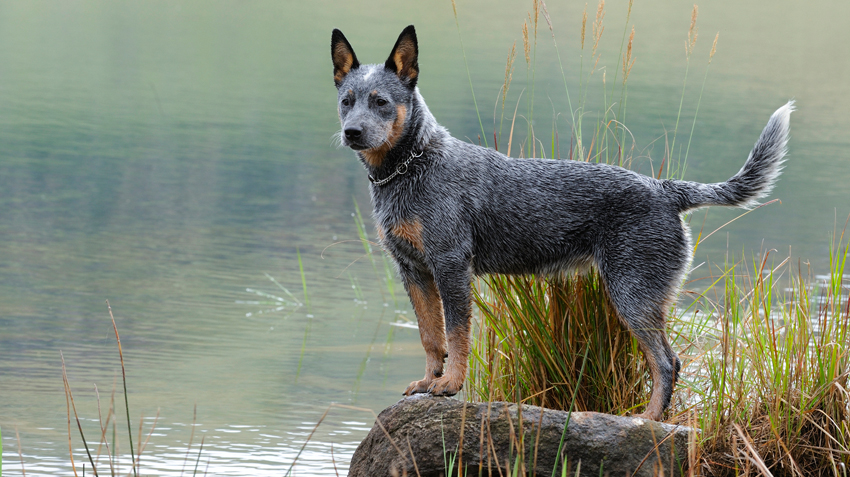
#> input picture Assignment1/images/dog1.jpg, 850 x 477 px, found by its file name
$ jupyter execute Assignment1.ipynb   (older library calls are emulated)
#> lines starting #> are read from the running program, lines starting #| are printed output that depends on the picture
# EE610 Image Processing Assignment 1

[cell 1]
import cv2 as cv
import numpy as np
import matplotlib.pyplot as plt
from skimage import exposure
#reffered youtube tutorials

**Q1) Read a color image of your own in jpg format, display it, and print its shape. Comment on what the
dimensions correspond to**

[cell 2]
img = cv.imread('dog1.jpg')
#> img is the input picture: shape (477, 850, 3); mean B, G, R 122.6, 137.6, 130.6
img = cv.cvtColor(img,cv.COLOR_BGR2RGB) #in opencv image array is stored by refault in BGR color space, referred geekesforgeeks to get code to convert it to RGB space
plt.imshow(img)
img.shape
#> Out = (477, 850, 3)

In the image shape 477 and 850 correspond to 477x850 pixels array and 3 corresponds to RGB intensities

**Q2) Print the pixel intensities of a small section of the main image, check how various ranges are addressed, and
comment on where the origin of the image is**

[cell 3]
#The RGB intensities of the first five rows of the first column are
print(img[0:5,0])
#| [[164 179 160]
#|  [159 178 158]
#|  [161 178 160]
#|  [162 176 161]
#|  [159 178 159]]
print('origin',img[0,0])
#| origin [164 179 160]

Origin of the image is in the top left corner as can be seen in the figure in the last answer

**Q3) Overwrite the values in the small window with 255 and display the new image and comment**

[cell 4]
img[0:100,0:100] = [255,255,255]
plt.imshow(img)
#The part of the image that is overwritten by [255,255,255] which is at the left corner is completly white

**Q4) Overwrite the values in the small window with 256 and display the new image and comment**

[cell 5]
img[0:100,0:100] = [256, 256, 256]
plt.imshow(img)

We can observe the part which is overwritten by [256,256,256] has actually turned black which means that 256 actually corresponds to pixel value of 0

**Q5) Crop a margin of a few pixels from all four sides and store the cropped image in a new image array, and
display the cropped image**

[cell 6]
new_img = img[26:453,26:801]
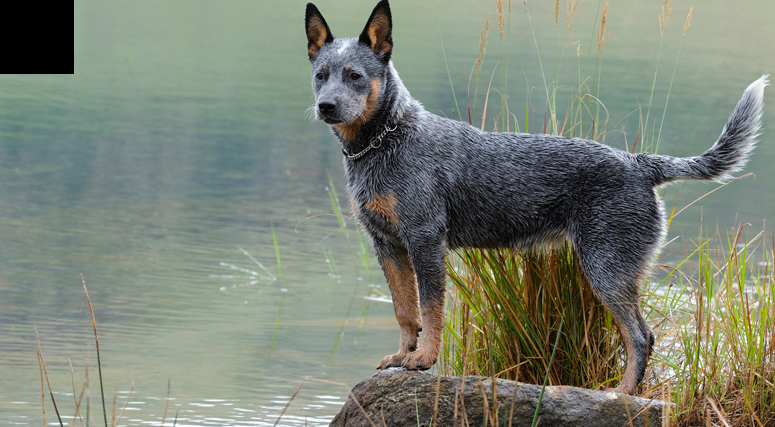
#> new_img: shape (427, 775, 3); mean R, G, B 124.2, 131.5, 117.7
plt.imshow(new_img)

**Q6) Save it as a new image file in png format**

[cell 7]
cv.imwrite('new_dog_img.png',new_img)
#> Out = True

**Q7) Add 50 to all the pixel values of the original image, display the new image and comment on the results**

[cell 8]
img = cv.imread('dog1.jpg')
img = cv.cvtColor(img,cv.COLOR_BGR2RGB)
img += 50
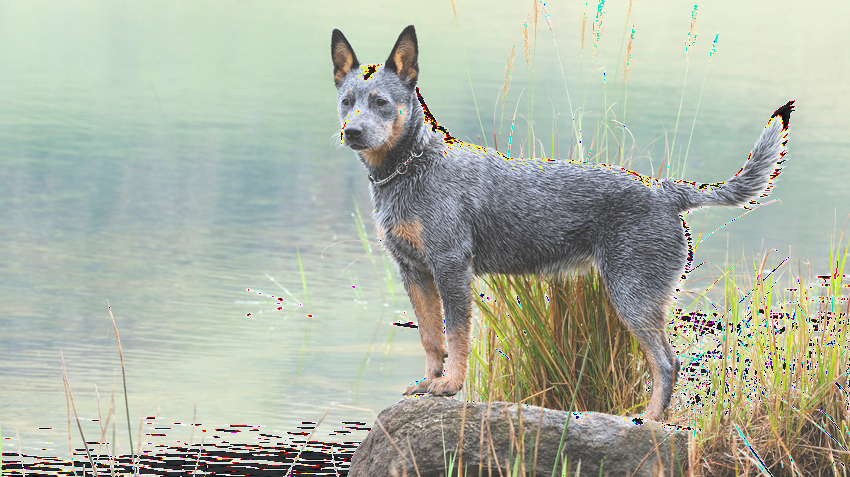
#> img: shape (477, 850, 3); mean R, G, B 174.4, 181, 166
plt.imshow(img)

We can observe in the output image that regions which were earlier white(i.e pixel value near 255) have actually turned
#dark due to the looping effect of adding 50 to each pixel. Further the pixels which had intensities in midrange have become whiter after adding 50

**Q8) Invert the y-axis to create a mirror image and display it**

[cell 9]
inv_img = cv.flip(img,1)
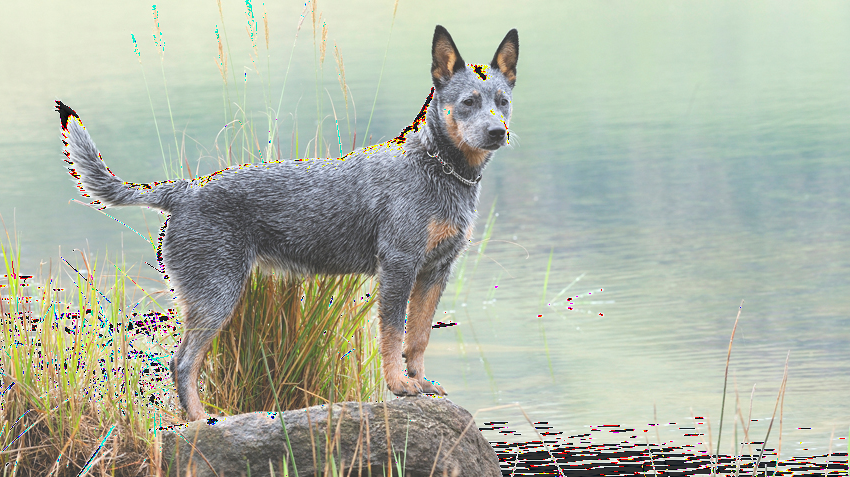
#> inv_img: shape (477, 850, 3); mean R, G, B 174.4, 181, 166
plt.imshow(inv_img)
#I read about cv.flip() from geeksforgeeks

**Q9) Take a night shot of your own, convert it to greyscale, and display its histogram**

[cell 10]
img2 = cv.imread('infinity.jpg',0)
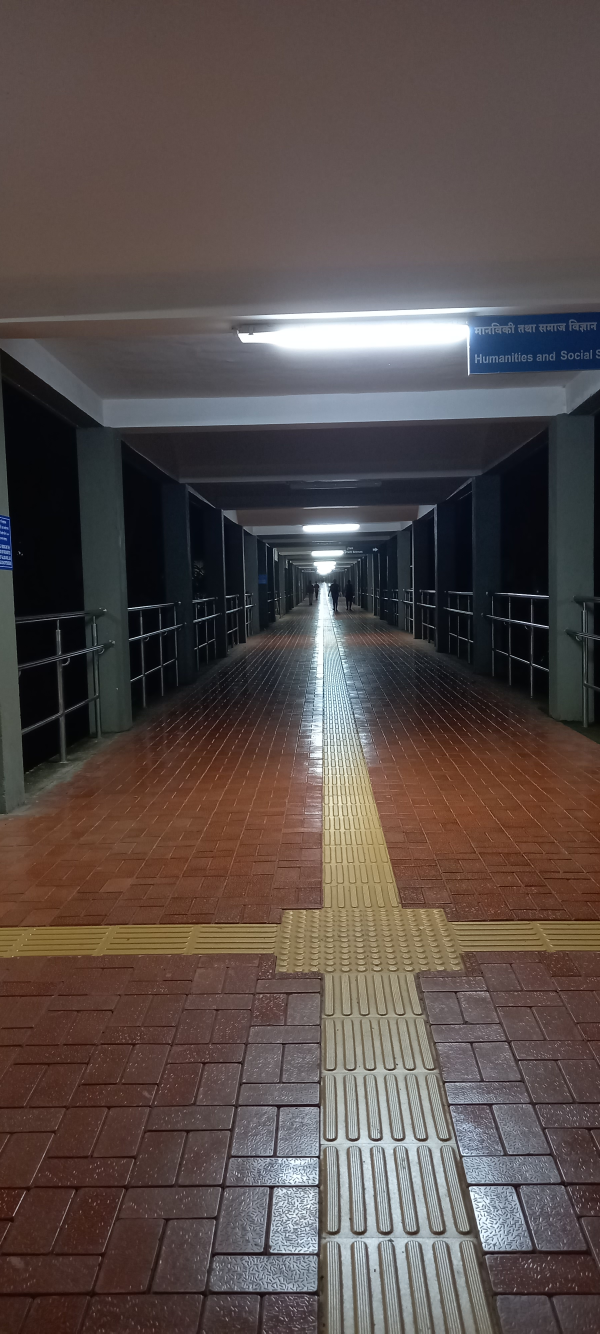
#> input picture Assignment1/images/infinity.jpg, 1800 x 4000 px, found by its file name (shown at 1/3 size)
#> img2: shape (4000, 1800); min 0, max 255, mean 80.1
#read from geeksforgeeks that setting flag 0 in cv.imread() converts images into grayscale form
plt.hist(img2.ravel(),256,[0,256])
plt.show()
#> figure, not shown here; tallest bar 212860 high, from x = 81 to 82
#img2.ravel() converts 2D array into 1D array

[cell 11]
img2

**Q10) Brighten the image by multiplying pixel values with a>1, and find a good value of a**

[cell 12]
a=1.6
bright_img2 = cv.multiply(img2,a)
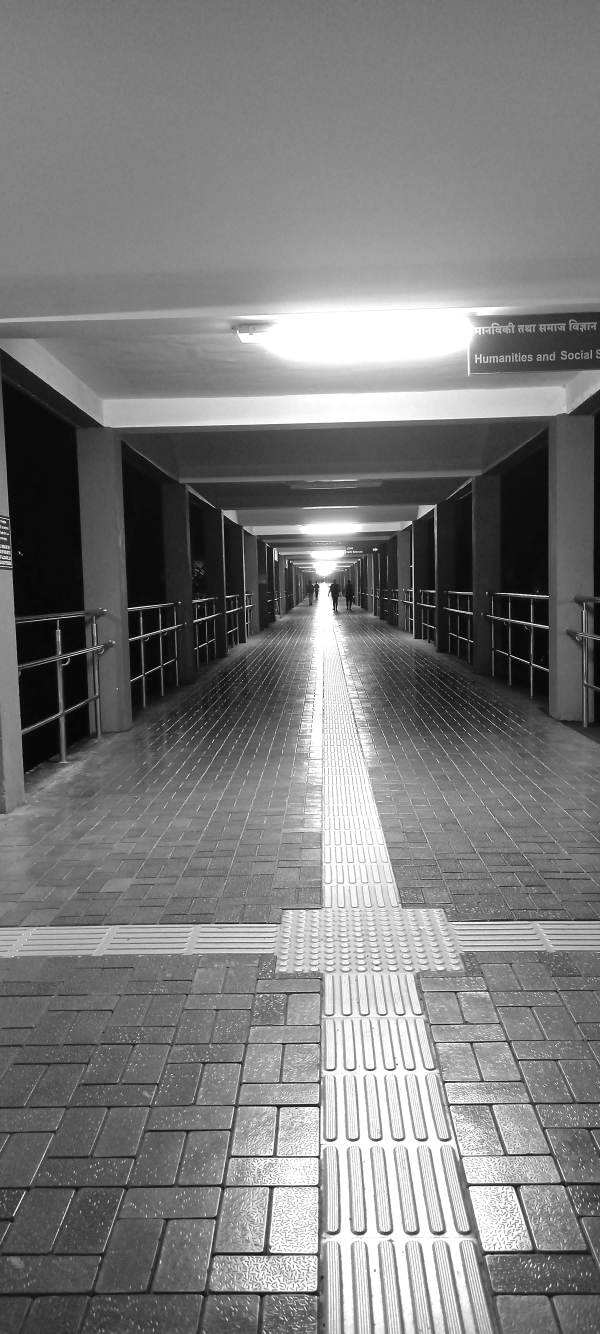
#> bright_img2: shape (4000, 1800) (shown at 1/3 size); min 0, max 255, mean 123.9
#got cv.multiply() from stackoverflow
fig, (imgs1, imgs2) = plt.subplots(1,2)
imgs1.imshow(img2,'gray')
imgs1.set_title('Original')
imgs2.imshow(bright_img2,'gray')
imgs2.set_title('Brightened')
cv.imwrite('a.png',bright_img2)
#> Out = True
#the image in the right is brightend image

**Q11) Try to enhance it using power transform, display results for different gammas, and find the best (subjective)
gamma**

[cell 13]
tr_img1 = np.power(img2,0.5)
tr_img2 = np.power(img2,0.6)
tr_img3 = np.power(img2,0.7)
tr_img4 = np.power(img2,1)
tr_img5 = np.power(img2,1.2)

fig, (imgs1, imgs2, imgs3, imgs4, imgs5) = plt.subplots(1,5)
imgs1.imshow(tr_img1,'gray')
imgs1.set_title('g = 0.5')
imgs1.axis('off')

imgs2.imshow(tr_img2,'gray')
imgs2.set_title('g = 0.6')
imgs2.axis('off')

imgs3.imshow(tr_img3,'gray')
imgs3.set_title('g = 0.7')
imgs3.axis('off')

imgs4.imshow(tr_img4,'gray')
imgs4.set_title('g = 1')
imgs4.axis('off')

imgs5.imshow(tr_img5,'gray')
imgs5.set_title('g = 1.2')
imgs5.axis('off')
#g in the image stands for gamma

Gamma = 0.7 appears to be the best value for gamma correction. In that we can still clearly see the pattern on the pavements and also sone pillers which were'nt visible in the original image are visible

**Q12) Perform histogram equalization to enhance it and display the histogram. Comment on why the histogram is
not flat**

[cell 14]
equalize_img = cv.equalizeHist(img2)
plt.hist(equalize_img.ravel(),256,[0,256])
plt.show()
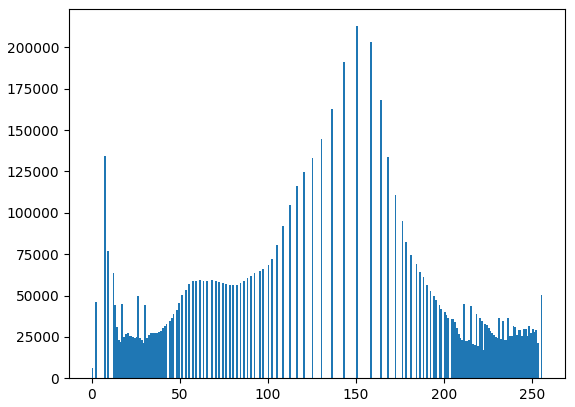
#> figure drawn by matplotlib, 1 panel; tallest bar 212860 high, from x = 150 to 151
#Got to know the cv.equalizeHist() function from geeksforgeeks

The histogram obtained is not flat because we are dealing with descrete numbers and whenever the final intensity value after histogram equalization is a floating point number it is approximated to its nearest integer. Thus some bins miss out and some other bins have high values in the final histogram

**Q12) Think of a good target histogram and do histogram specification (histogram matching)**

[cell 15]
src = cv.imread('blackhole.jpg')
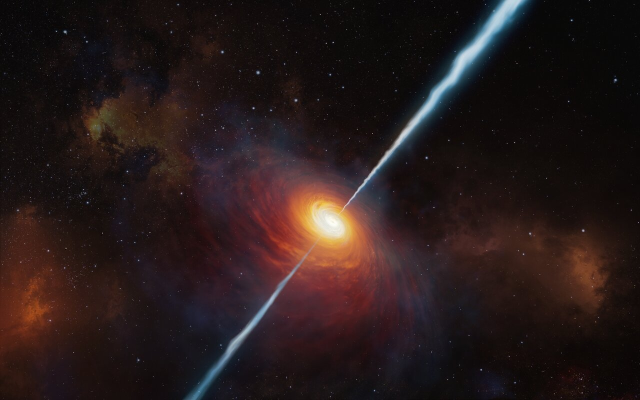
#> input picture Assignment1/images/blackhole.jpg, 1280 x 800 px, found by its file name (shown at 1/2 size)
#> src is the input picture: shape (800, 1280, 3); mean B, G, R 26.2, 26.5, 39.4
src = cv.cvtColor(src,cv.COLOR_BGR2RGB)
ref = cv.imread('quasar.jpg')
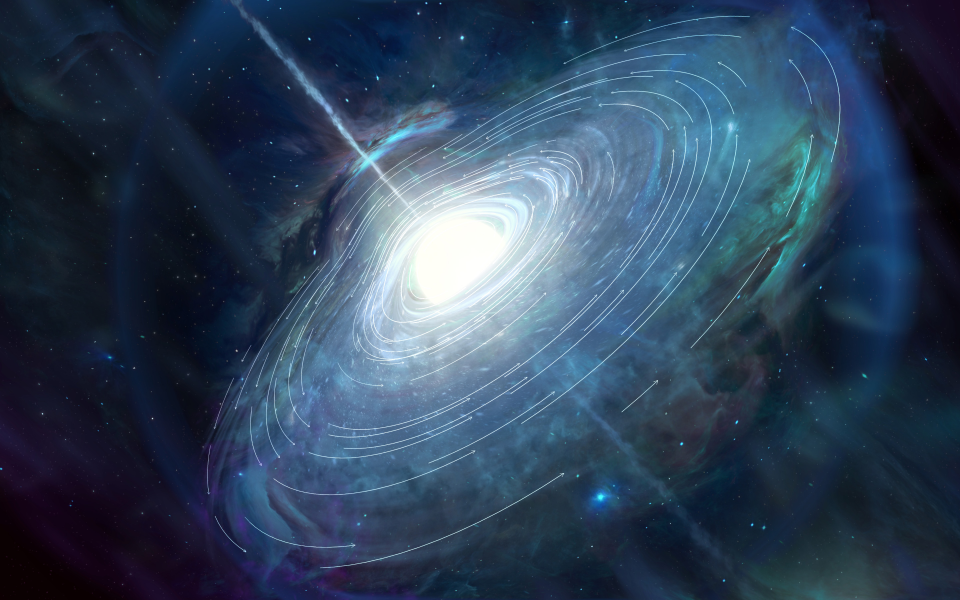
#> input picture Assignment1/images/quasar.jpg, 2880 x 1800 px, found by its file name (shown at 1/3 size)
#> ref is the input picture: shape (1800, 2880, 3); mean B, G, R 90, 67.4, 48.1
ref = cv.cvtColor(ref,cv.COLOR_BGR2RGB)
#importing new source and reference images

[cell 16]
multi = True if src.shape[-1] > 1 else False
#> multi = True
matched = exposure.match_histograms(src, ref, multichannel=multi)
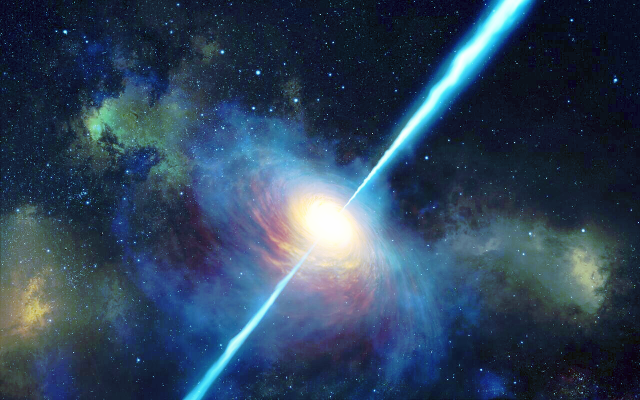
#> matched: shape (800, 1280, 3) (shown at 1/2 size); mean R, G, B 47.7, 68.2, 91.1
#got this code from pyimagesearch's histogram matching tutorial
